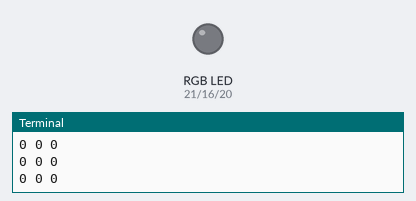
The program below on a simulated Raspberry Pi (BCM pin numbers). Parts: an RGB LED mixed from three pins (HIGH = lit), the last lines printed to the terminal. Dim RGB values are drawn brighter than linear. At 8.2 s the program stops and its outputs stay as they are.

Above: at 0.1 s.
At 1.79 s:
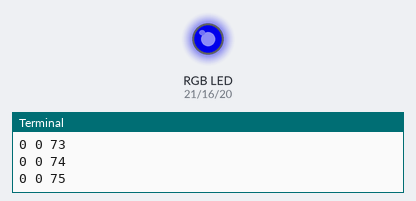
At 2.71 s:
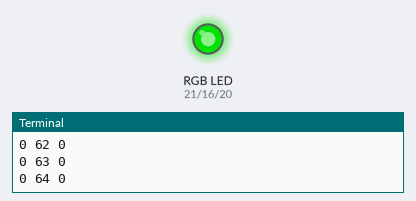
At 3.93 s:
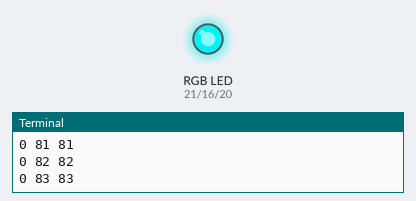
At 5.76 s:
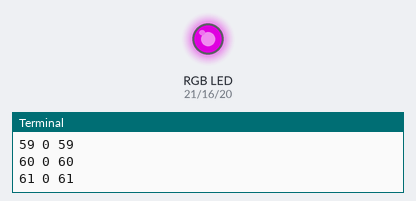
At 7.89 s:
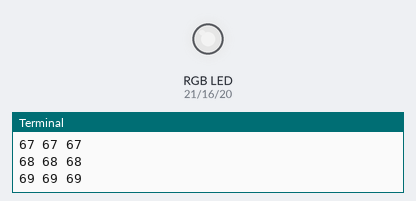
Timing chart, 0 to 9.7 s (numbered marks = the images above):
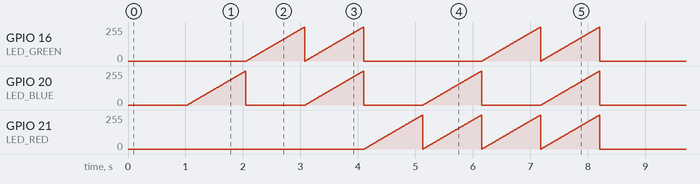

Measured:
- by itself, GPIO 20 (LED_BLUE): ramps from 0/255 to 255/255 and jumps back, once every 2.1 s

The program:

rgblights.py
```python
import RPi.GPIO as GPIO
import time

# set GPIO to broadcom system
GPIO.setmode(GPIO.BCM)

# set inputs
LED_RED = 21
LED_BLUE = 20
LED_GREEN = 16

Freq = 100 #Mhz

# setting up GPIO
GPIO.setmode(GPIO.BCM)
GPIO.setup(LED_RED, GPIO.OUT)
GPIO.setup(LED_GREEN, GPIO.OUT)
GPIO.setup(LED_BLUE, GPIO.OUT)

# set LED colors to initial duty cycle of 0 (off)
RED = GPIO.PWM(LED_RED, Freq)
RED.start(0)
GREEN = GPIO.PWM(LED_GREEN, Freq)
GREEN.start(0)
BLUE = GPIO.PWM(LED_BLUE, Freq)
BLUE.start(0)

def set_light_color(R, G, B, on_time):
    print(R, G, B)
    RED.ChangeDutyCycle(R)
    GREEN.ChangeDutyCycle(G)
    BLUE.ChangeDutyCycle(B)
    time.sleep(on_time)

def cycle_through_colors():
    for runcount in range(0,1):
        for x in range(0,2):
            for y in range(0,2):
                for z in range(0,2):
                    for i in range(0, 101):
                        set_light_color((x*i),(y*i),(z*i), .01)

def main():
    print("Starting program")
    print("Running setup steps...")
    print("Setup steps completed")
    print("Beginning Button Light Program")
    cycle_through_colors()
    GPIO.cleanup()

main()
```
